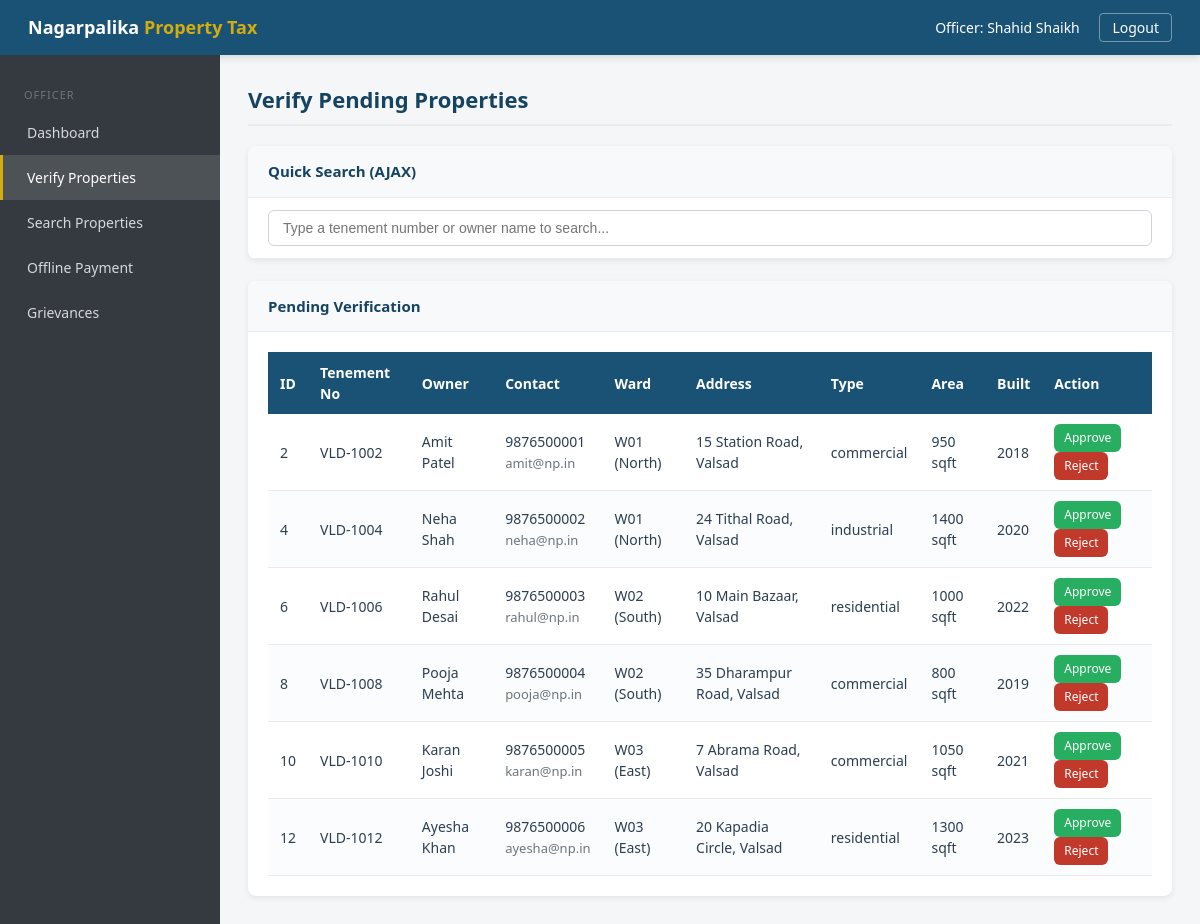
/officer/verify_properties.php (signed in), run on the app's committed database.
### tables this page shows
CREATE TABLE propertymaster (
  pid INT AUTO_INCREMENT PRIMARY KEY,
  uid INT NOT NULL,                  
  tno VARCHAR(20) NOT NULL,          
  address VARCHAR(150) NOT NULL,
  wid INT NOT NULL,
  areasq INT NOT NULL,
  ptype VARCHAR(15) NOT NULL,        
  cyear INT NOT NULL,
  status VARCHAR(15) DEFAULT 'pending',   
  verified_by INT,
  remark VARCHAR(150)
);

CREATE TABLE usermaster (
  uid INT AUTO_INCREMENT PRIMARY KEY,
  uname VARCHAR(100) NOT NULL,
  email VARCHAR(50) NOT NULL UNIQUE,
  upwd VARCHAR(255) NOT NULL,
  urole VARCHAR(10) NOT NULL,        
  phone VARCHAR(10) NOT NULL,
  status VARCHAR(10) DEFAULT 'active'
);

CREATE TABLE wardmaster (
  wid INT AUTO_INCREMENT PRIMARY KEY,
  wardno VARCHAR(10) NOT NULL,
  zone VARCHAR(15) NOT NULL,
  officer_id INT
);

### officer/verify_properties.php (the view, shortened to what this page needs)
<?php
include '../db.php';
$pend = mysqli_query($con, "SELECT p.*, u.uname AS owner, u.email, u.phone,
                                   w.wardno, w.zone
                            FROM propertymaster p
                            JOIN usermaster u ON p.uid=u.uid
                            JOIN wardmaster w ON p.wid=w.wid
                            WHERE p.status='pending'
                            ORDER BY p.pid ASC");
?>
<!DOCTYPE html>
<html>
<head>
    <link rel="stylesheet" href="../css/style.css">
</head>
<body>
<div class="topbar">
    <div class="brand">Nagarpalika <span>Property Tax</span></div>
    <div class="user-info">
        Officer: <?php echo $_SESSION['uname']; ?>
        <a href="../logout.php">Logout</a>
    </div>
</div>
<div class="layout">
    <div class="sidebar">
        <div class="side-label">Officer</div>
        <a href="dashboard.php">Dashboard</a>
        <a href="verify_properties.php" class="active">Verify Properties</a>
        <a href="search_properties.php">Search Properties</a>
        <a href="offline_payment.php">Offline Payment</a>
        <a href="grievances.php">Grievances</a>
    </div>
    <div class="main">
        <h1 class="page-title">Verify Pending Properties</h1>
        <div class="panel">
            <div class="panel-header">Quick Search (AJAX)</div>
            <div class="search-box">
                <input type="text" oninput="searchProperties(this.value)" placeholder="Type a tenement number or owner name to search...">
            </div>
        </div>
        <div class="panel">
            <div class="panel-header">Pending Verification</div>
            <div class="panel-body">
                <?php if (mysqli_num_rows($pend) == 0) {
                    echo "<div class='empty'>No pending properties. All caught up!</div>";
                } else { ?>
                    <table>
                        <thead><tr>
                            <th>ID</th><th>Tenement No</th><th>Owner</th><th>Contact</th>
                            <th>Ward</th><th>Address</th><th>Type</th><th>Area</th><th>Built</th><th>Action</th>
                        </tr></thead>
                        <tbody>
                        <?php while ($p = mysqli_fetch_array($pend)) {
                            echo "<tr>
                                <td>{$p['pid']}</td><td>{$p['tno']}</td>
                                <td>{$p['owner']}</td>
                                <td>{$p['phone']}<br><span class='muted'>{$p['email']}</span></td>
                                <td>{$p['wardno']} ({$p['zone']})</td>
                                <td>{$p['address']}</td><td>{$p['ptype']}</td>
                                <td>{$p['areasq']} sqft</td><td>{$p['cyear']}</td>
                                <td>
                                    <a href='verify_properties.php?action=approve&pid={$p['pid']}&remark=verified' class='btn btn-success btn-sm' onclick=\"return confirm('Approve this property?')\">Approve</a>
                                    <a href='verify_properties.php?action=reject&pid={$p['pid']}&remark=rejected' class='btn btn-danger btn-sm' onclick=\"return confirm('Reject this property?')\">Reject</a>
                                </td>
                            </tr>";
                        } ?>
                        </tbody>
                    </table>
                <?php } ?>
            </div>
        </div>
    </div>
</div>
</body>
</html>

### css/style.css (style rules this page uses)
* { margin: 0; padding: 0; box-sizing: border-box; }
body { font-family: 'Segoe UI', Tahoma, sans-serif; background: #f4f6f8; color: #2c3e50; line-height: 1.5; }
:root { --primary: #1a5276; --primary-dark: #154360; --accent: #d4ac0d; --success: #27ae60; --warning: #e67e22; --error: #c0392b; --neutral-50: #f8f9fa; --neutral-100: #e9ecef; --neutral-300: #ced4da; --neutral-600: #6c757d; --neutral-800: #343a40; }
.btn { display: inline-block; padding: 9px 18px; border: none; border-radius: 6px; font-size: 14px; cursor: pointer; text-decoration: none; transition: all 0.2s; color: #fff; }
.btn-success { background: var(--success); }
.btn-danger { background: var(--error); }
.btn-sm { padding: 5px 10px; font-size: 12px; }
.topbar { background: var(--primary); color: #fff; padding: 14px 28px; display: flex; justify-content: space-between; align-items: center; box-shadow: 0 2px 8px rgba(0,0,0,0.15); }
.topbar .brand { font-size: 18px; font-weight: 600; }
.topbar .brand span { color: var(--accent); }
.topbar .user-info { font-size: 14px; }
.topbar .user-info a { color: #fff; text-decoration: none; margin-left: 16px; border: 1px solid rgba(255,255,255,0.4); padding: 4px 12px; border-radius: 4px; }
.layout { display: flex; min-height: calc(100vh - 54px); }
.sidebar { width: 220px; background: var(--neutral-800); padding: 18px 0; flex-shrink: 0; }
.sidebar a { display: block; color: #d5d8dc; text-decoration: none; padding: 12px 24px; font-size: 14px; border-left: 3px solid transparent; transition: all 0.2s; }
.sidebar a.active { background: rgba(255,255,255,0.12); color: #fff; border-left-color: var(--accent); }
.sidebar .side-label { color: var(--neutral-600); font-size: 11px; text-transform: uppercase; letter-spacing: 1px; padding: 14px 24px 6px; }
.main { flex: 1; padding: 28px; overflow-x: auto; }
.page-title { font-size: 22px; color: var(--primary-dark); margin-bottom: 20px; border-bottom: 2px solid var(--neutral-100); padding-bottom: 8px; }
.panel { background: #fff; border-radius: 8px; box-shadow: 0 2px 6px rgba(0,0,0,0.08); margin-bottom: 22px; overflow: hidden; }
.panel-header { padding: 14px 20px; background: var(--neutral-50); border-bottom: 1px solid var(--neutral-100); font-weight: 600; font-size: 15px; color: var(--primary-dark); }
.panel-body { padding: 20px; }
table { width: 100%; border-collapse: collapse; font-size: 14px; }
thead th { background: var(--primary); color: #fff; padding: 10px 12px; text-align: left; font-weight: 600; }
tbody td { padding: 10px 12px; border-bottom: 1px solid var(--neutral-100); }
tbody tr:nth-child(even) { background: #fbfcfd; }
.search-box { padding: 12px 20px; border-bottom: 1px solid var(--neutral-100); }
.search-box input { width: 100%; padding: 9px 14px; border: 1px solid var(--neutral-300); border-radius: 6px; font-size: 14px; }
.muted { color: var(--neutral-600); font-size: 13px; }

### data on the page
propertymaster: pid "2", tno "VLD-1002", uid.uname "Amit Patel", uid.phone "9876500001", uid.email "amit@np.in", wid.wardno "W01", wid.zone "North", address "15 Station Road, Valsad", ptype "commercial", areasq "950", cyear "2018"
propertymaster: pid "4", tno "VLD-1004", uid.uname "Neha Shah", uid.phone "9876500002", uid.email "neha@np.in", wid.wardno "W01", wid.zone "North", address "24 Tithal Road, Valsad", ptype "industrial", areasq "1400", cyear "2020"
propertymaster: pid "6", tno "VLD-1006", uid.uname "Rahul Desai", uid.phone "9876500003", uid.email "rahul@np.in", wid.wardno "W02", wid.zone "South", address "10 Main Bazaar, Valsad", ptype "residential", areasq "1000", cyear "2022"
propertymaster: pid "8", tno "VLD-1008", uid.uname "Pooja Mehta", uid.phone "9876500004", uid.email "pooja@np.in", wid.wardno "W02", wid.zone "South", address "35 Dharampur Road, Valsad", ptype "commercial", areasq "800", cyear "2019"
propertymaster: pid "10", tno "VLD-1010", uid.uname "Karan Joshi", uid.phone "9876500005", uid.email "karan@np.in", wid.wardno "W03", wid.zone "East", address "7 Abrama Road, Valsad", ptype "commercial", areasq "1050", cyear "2021"
propertymaster: pid "12", tno "VLD-1012", uid.uname "Ayesha Khan", uid.phone "9876500006", uid.email "ayesha@np.in", wid.wardno "W03", wid.zone "East", address "20 Kapadia Circle, Valsad", ptype "residential", areasq "1300", cyear "2023"

### other printed values
$_SESSION['uname'] "Shahid Shaikh"
